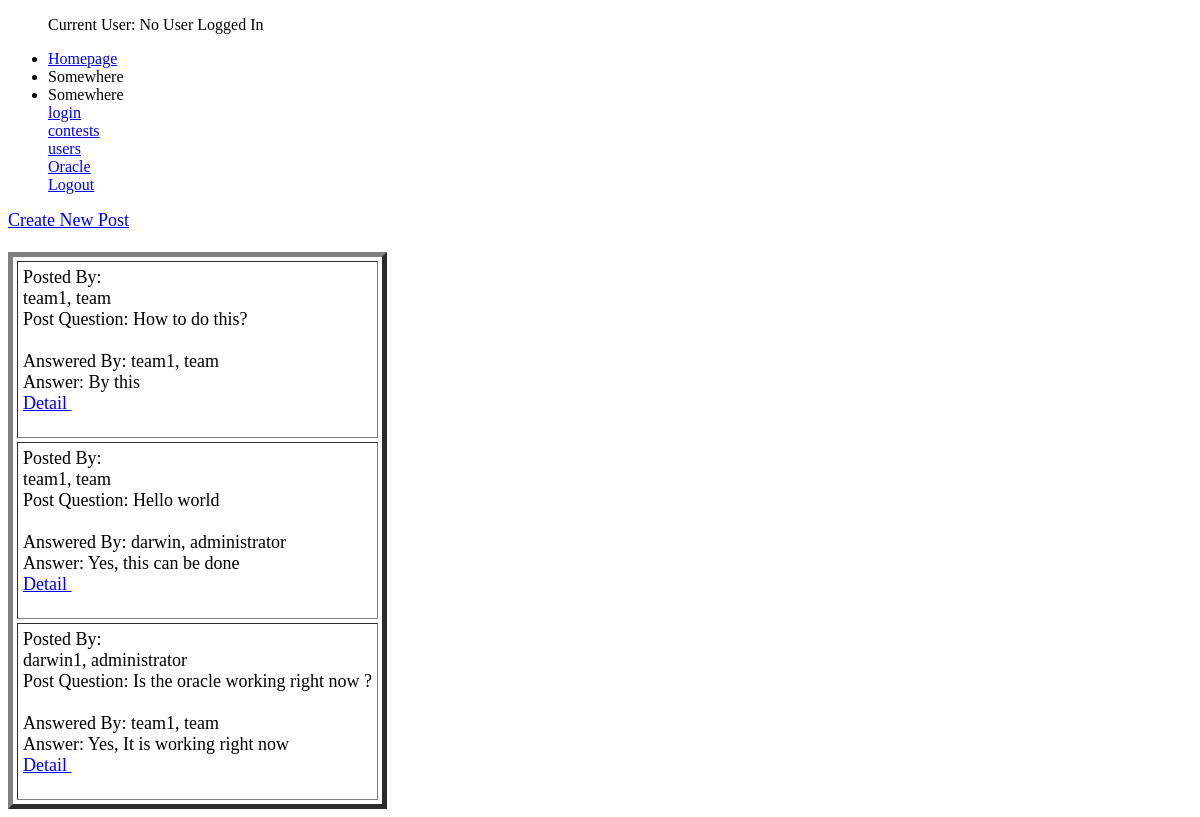
The page /oracle/ on the database as committed earlier.
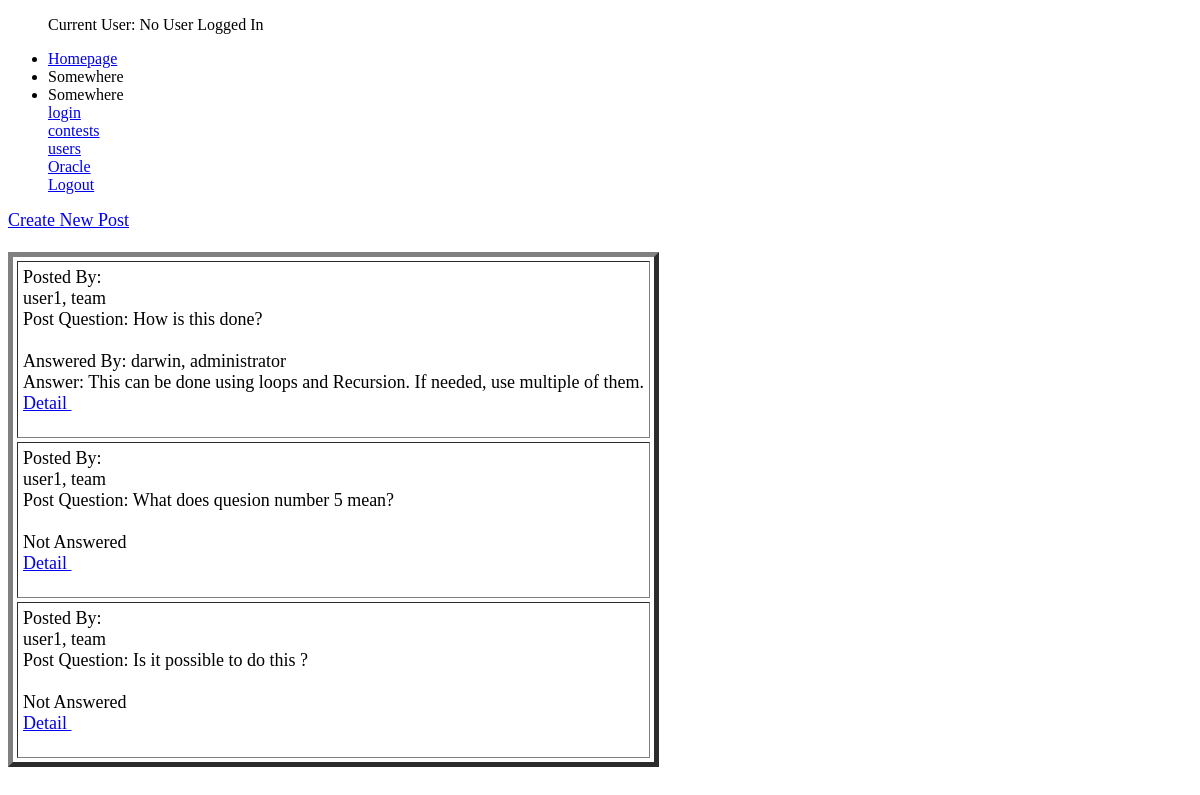
The same page on the database as committed later.
### oracle/models.py (models this page shows)
class OraclePost(models.Model):
    postQuestion        = models.TextField(max_length = 500, null = False)
    postAnswer          = models.TextField(max_length = 500, null = True)
    postTime            = models.DateTimeField(auto_now_add=True)
    postUser            = models.ForeignKey(settings.AUTH_USER_MODEL, related_name = 'postedBy', on_delete = models.SET_NULL, null = True, blank = True)
    postAnswerer        = models.ForeignKey(settings.AUTH_USER_MODEL, related_name = 'answeredBy', on_delete = models.SET_NULL, null = True, blank = True)
    isAnswered          = models.BooleanField(default = False)
    def get_absolute_url(self):
        return reverse("oracle:post-detail", kwargs = {"id": self.id})

### users/models.py (models this page shows, shortened)
class CustomUser(AbstractBaseUser):
    userName        = models.CharField(max_length = 30, unique = True)
    userType        = models.CharField(max_length=20,
                                    choices = user_choices,
                                    default = user_choices[1])
    participatingIn  = models.ManyToManyField(Contest, blank = True)
    date_joined     = models.DateTimeField(blank = True, null = True)
    last_login      = models.DateTimeField(blank = True, null = True)
    admin        = models.BooleanField(default = False)
    active       = models.BooleanField(default = True)
    staff        = models.BooleanField(default = False)
    is_superuser    = models.BooleanField(default = False)
    USERNAME_FIELD = 'userName'
    REQUIRED_FIELDS = ['userType', 'password']
    objects = MyAccountManager()
    def __str__(self):
        return self.userName + ", " + self.userType

### oracle/views.py (the view)
# urls.py: path('', PostsListView.as_view(), name='posts-list'),
class PostsListView(ListView):
    template_name = "oracle/oracle_posts_list.html"
    queryset = OraclePost.objects.all()

### oracle/templates/oracle/oracle_posts_list.html (shortened to what this page needs)
{% extends 'base.html' %}
{% block content %}
<font size = 4>
<a href = '{{ instance.get_absolute_url }}create/'> Create New Post</a>
<br><br>
<table border = 5 cellpadding = 5 cellspacing = 4>
{% for instance in object_list %}
<tr>
    <td>
    Posted By: <br>
    {% if instance.postUser.userName != None and instance.postUser.userName != " " %}
        {{ instance.postUser }}
    {% else %}
        User Name not available
    {% endif %}
    <br>
    Post Question: {{ instance.postQuestion }}
    <br>
    <br>
    {% if instance.postAnswer != None and instance.postAnswer != "" %}
        Answered By: {{ instance.postAnswerer }} <br>
        Answer: {{ instance.postAnswer }}
    {% else %}
        Not Answered
    {% endif %}
    <br>
    <a href = '{{ instance.get_absolute_url }}'> Detail </a>
</td>
</tr>
{% endfor %}
</table>
</font>
{% endblock %}

Rows that differ between the two databases and show on the page:
removed OraclePost: postUser "team1, team", postQuestion "Hello world", postAnswerer "darwin, administrator", postAnswer "Yes, this can be done"
removed OraclePost: postUser "darwin1, administrator", postQuestion "Is the oracle working right now ?", postAnswerer "team1, team", postAnswer "Yes, It is working right now"
changed OraclePost: postUser "team1, team" → "user1, team"; postQuestion "How to do this?" → "How is this done?"; postAnswerer "team1, team" → "darwin, administrator"; postAnswer "By this" → "This can be done using loops and Recursion. If needed, use multiple of them."
added OraclePost: postUser "user1, team", postQuestion "What does quesion number 5 mean?", shows "Not Answered"
added OraclePost: postUser "user1, team", postQuestion "Is it possible to do this ?", shows "Not Answered"
